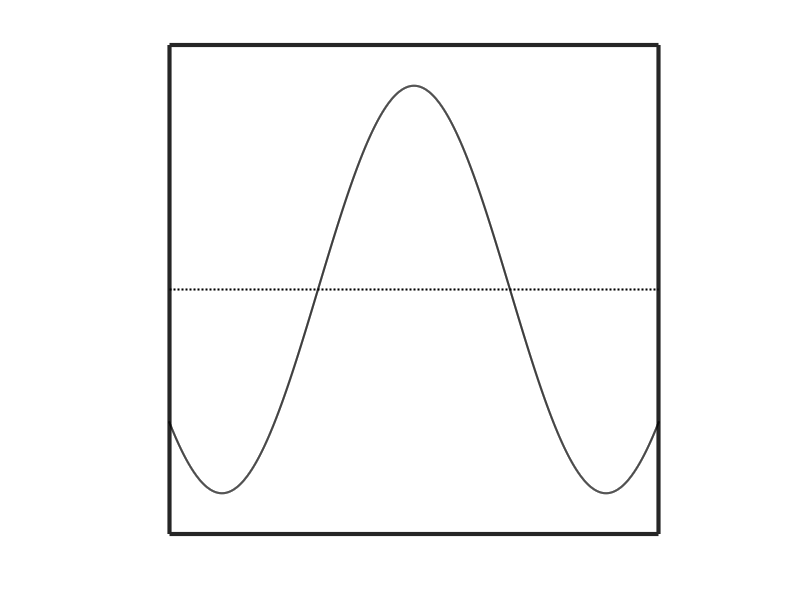
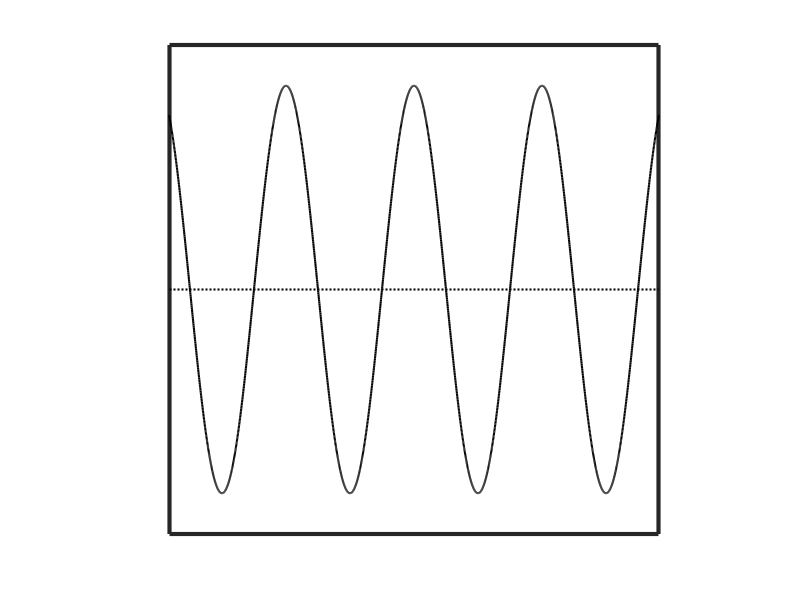
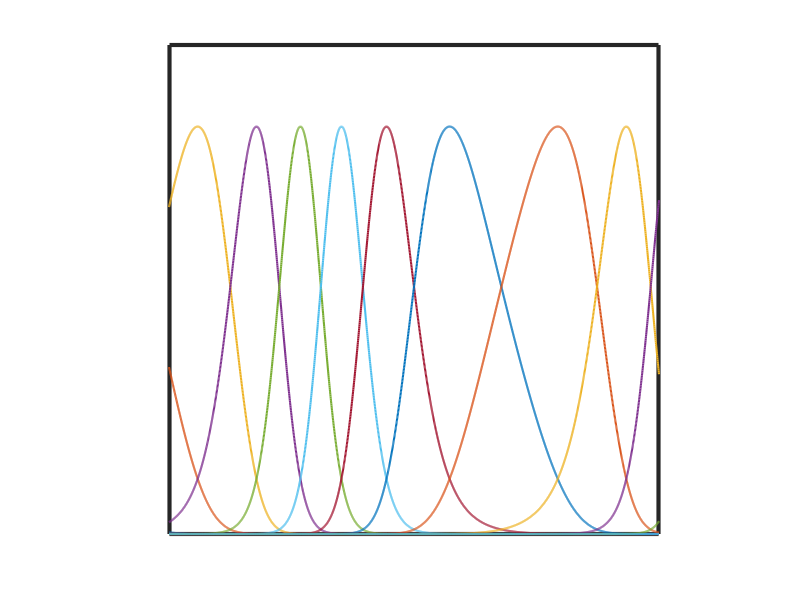
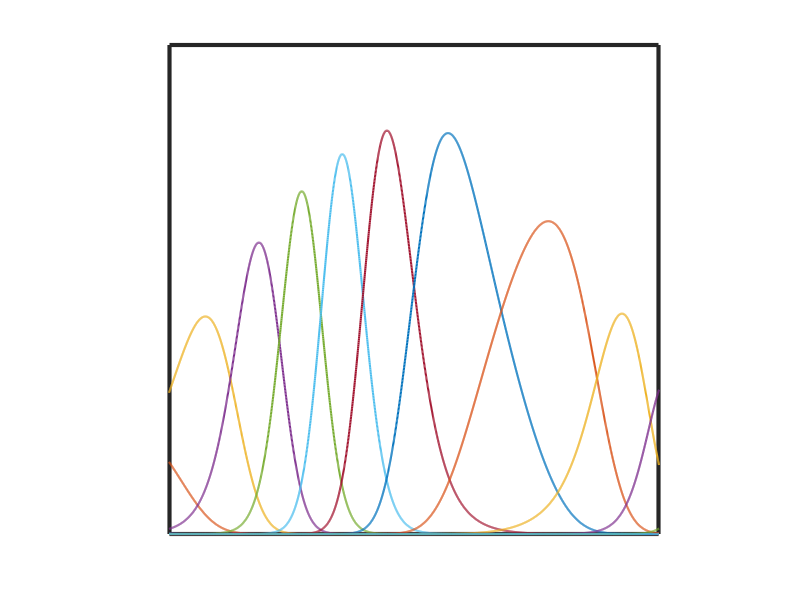

MATLAB code to generate these figures, in order:
% This script illustrates the parameterization of a heterogeneous neuronal
% population in terms of density and gain, as described in
%
% Efficient sensory encoding and Bayesian inference with heterogeneous neural populations.  
% Ganguli D, Simoncelli EP.  
% Neural computation. 2014;26(10):2103?2134
close all; clear all;

%%  Define Parameters

% stimulus space
stim_range  = [-12, 12];    % edges of stimulus space
axis_range  = [-8 8];       % crop edges to remove boundary artifacts

% number of bins for probability distribution
nbin = 4001;

% neural population
stdev       = 1.0;
n_neurons   = 13;

%% Set up plotting

figDispGood = figure; axDispGood = axes(); hold on; set(gca,'ytick',[],'xtick',[]); axis([axis_range -1.2 1.2]); box on; axis square; set(gca,'linewidth',3, 'DefaultLineLineWidth', 1.5);
figDispBad  = figure; axDispBad = axes(); hold on; set(gca,'ytick',[],'xtick',[]); axis([axis_range -1.2 1.2]); box on; axis square; set(gca,'linewidth',3, 'DefaultLineLineWidth', 1.5);
figGainGood = figure; axGainGood = axes(); hold on; set(gca,'ytick',[],'xtick',[]); axis([axis_range 0 1.2]); box on; axis square; set(gca,'linewidth',3, 'DefaultLineLineWidth', 1.5); 
figGainBad  = figure; axGainBad = axes(); hold on; set(gca,'ytick',[],'xtick',[]); axis([axis_range 0 1.2]); box on; axis square; set(gca,'linewidth',3, 'DefaultLineLineWidth', 1.5);
figUni      = figure; axUni = axes(); hold on; set(gca,'ytick',[],'xtick',[]); axis([axis_range 0 1.2]); box on; axis square; set(gca,'linewidth',3, 'DefaultLineLineWidth', 1.5);
figWarpGood1 = figure; axWarpGood1 = axes(); hold on; set(gca,'ytick',[],'xtick',[]); axis([axis_range 0 1.2]); box on; axis square; set(gca,'linewidth',3, 'DefaultLineLineWidth', 1.5);
figWarpBad1 = figure; axWarpBad1 = axes(); hold on; set(gca,'ytick',[],'xtick',[]); axis([axis_range 0 1.2]); box on; axis square; set(gca,'linewidth',3, 'DefaultLineLineWidth', 1.5);
figWarpGood2 = figure; axWarpGood2 = axes(); hold on; set(gca,'ytick',[],'xtick',[]); axis([axis_range 0 1.2]); box on; axis square; set(gca,'linewidth',3, 'DefaultLineLineWidth', 1.5);
figWarpBad2 = figure; axWarpBad2 = axes(); hold on; set(gca,'ytick',[],'xtick',[]); axis([axis_range 0 1.2]); box on; axis square; set(gca,'linewidth',3, 'DefaultLineLineWidth', 1.5);
figFishUni = figure; axFishUni = axes(); hold on; set(gca,'ytick',[],'xtick',[]); axis([axis_range 0 3]); box on; axis square; set(gca,'linewidth',3, 'DefaultLineLineWidth', 1.5);
figFishGood = figure; axFishGood = axes(); hold on; set(gca,'ytick',[],'xtick',[]); axis([axis_range 0 3]); box on; axis square; set(gca,'linewidth',3, 'DefaultLineLineWidth', 1.5);
figFishBad = figure; axFishBad = axes(); hold on; set(gca,'ytick',[],'xtick',[]); axis([axis_range 0 10]); box on; axis square; set(gca,'linewidth',3, 'DefaultLineLineWidth', 1.5);


%% Define space and warping

% Define axis and neuron positions. 
s   = linspace(stim_range(1), stim_range(2), nbin);
m   = linspace(stim_range(1), stim_range(2), n_neurons);

% tuning curve shape and derivative
h = @(x) exp(-0.5 * (x.^2)./(stdev^2));
h_p = @(x) -x.*exp(-0.5 * (x.^2)./(stdev^2));

% GOOD displacement field -- slowly varying
f_good = @(x) cos(x./2);
df_good = @(x) -0.5.*sin(x./2);

% GOOD gain function -- slowly varying
g_good = @(x) 0.4*cos(x./4) + 0.6;
g_p_good = @(x) -0.1.*sin(x./4);

% BAD displacement field -- steep gradients
f_bad = @(x) cos(1.5.*x);
df_bad = @(x) -1.5*sin(1.5.*x);

% BAD gain function -- steep gradients
g_bad = @(x) 0.4.* cos(5.*x) + 0.6;
g_p_bad = @(x) -2.*sin(5.*x);

% plot the displacement fields
plot(axDispGood, s, f_good(s),'k-');
plot(axDispGood,axis_range,[0 0],'k:');
plot(axDispBad, s, f_bad(s),'k-');
plot(axDispBad,axis_range,[0 0],'k:');

% plot the gain functions
plot(axGainGood, s, g_good(s),'k-');
plot(axGainBad, s, g_bad(s),'k-');


%% Compute Fisher information and plot neuronal populations

% Initialize Fisher Info
fisher              = zeros(size(s));
fisher_scaled_good  = zeros(size(s));
fisher_scaled_bad   = zeros(size(s));

for n = 1:n_neurons
    
    % for the uniform population, nth tuning curve
    curve_n  = h(s-m(n));
    deriv_n  = h_p(s-m(n));
    
    % corresponding fisher information
    fisher_n = deriv_n.^2 ./ curve_n;
    fisher   = fisher + fisher_n;
    
    % warped curves for GOOD and BAD displacement fields
    curve_warped_n_good = double(h(s + f_good(s) - m(n)));
    curve_warped_n_bad  = double(h(s + f_bad(s) - m(n)));
    
    % warped & scaled curves for GOOD and BAD displacement and gain
    curve_scaled_n_good = double(h(s + f_good(s) - m(n)).*g_good(s));
    curve_scaled_n_bad = double(h(s + f_bad(s) - m(n)).*g_bad(s));
    
    % Fisher information for warped & scales curves
    
    % good
    deriv_scaled_n_good = (1 + df_good(s)) .* h_p(s + f_good(s) - m(n)) .*g_good(s);
    deriv_scaled_n_good = deriv_scaled_n_good + h(s + f_good(s)-m(n)) .* g_p_good(s);
    
    fisher_scaled_n_good = deriv_scaled_n_good.^2 ./ curve_scaled_n_good;
    fisher_scaled_good   = fisher_scaled_good + fisher_scaled_n_good;
    
    % bad
    deriv_scaled_n_bad = (1 + df_bad(s)) .* h_p(s + f_bad(s) - m(n)) .*g_bad(s);
    deriv_scaled_n_bad = deriv_scaled_n_bad + h(s + f_bad(s)-m(n)) .* g_p_bad(s);
    
    fisher_scaled_n_bad = deriv_scaled_n_bad.^2 ./ curve_scaled_n_bad;
    fisher_scaled_bad   = fisher_scaled_bad + fisher_scaled_n_bad;
    
    % plot uniform population
    plot(axUni, s, curve_n);
    
    % plot both sets of warped curves curves
    plot(axWarpGood1, s, curve_warped_n_good);
    plot(axWarpBad1, s, curve_warped_n_bad);
    
    % plot both sets of warped & scaled curves
    plot(axWarpGood2, s, curve_scaled_n_good);
    plot(axWarpBad2, s, curve_scaled_n_bad);
    
end

% plot both sets of fisher information for the uniform populations
I_conv = mean(fisher(round(nbin*0.05):round(nbin*0.95)));
plot(axFishUni, s, fisher);
plot(axFishUni, s, ones(size(s)).*I_conv);

% plot fisher information for the warped & scaled populations
plot(axFishGood, s, fisher_scaled_good);
plot(axFishGood, s, ones(size(s)) .* I_conv.*(double((1+df_good(s))).^2) .*g_good(s));

plot(axFishBad, s, fisher_scaled_bad);
plot(axFishBad, s, ones(size(s)) .* I_conv.*(double((1+df_bad(s))).^2) .*g_bad(s));

%% Save plots
saveas(figDispGood,'panels/Parameters/fig1a.eps','epsc')
saveas(figDispBad,'panels/Parameters/fig1d.eps','epsc')
saveas(figWarpGood1,'panels/Parameters/fig1b.eps','epsc')
saveas(figWarpGood2,'panels/Parameters/fig1c.eps','epsc')
saveas(figWarpBad1,'panels/Parameters/fig1e.eps','epsc')
saveas(figWarpBad2,'panels/Parameters/fig1f.eps','epsc')
saveas(figGainGood,'panels/Parameters/fig1g.eps','epsc')
saveas(figGainBad,'panels/Parameters/fig1h.eps','epsc')
saveas(figUni,'panels/Parameters/fig1i.eps','epsc')
saveas(figFishUni,'panels/Parameters/fig1j.eps','epsc')
saveas(figFishGood,'panels/Parameters/fig1k.eps','epsc')
saveas(figFishBad,'panels/Parameters/fig1l.eps','epsc')









